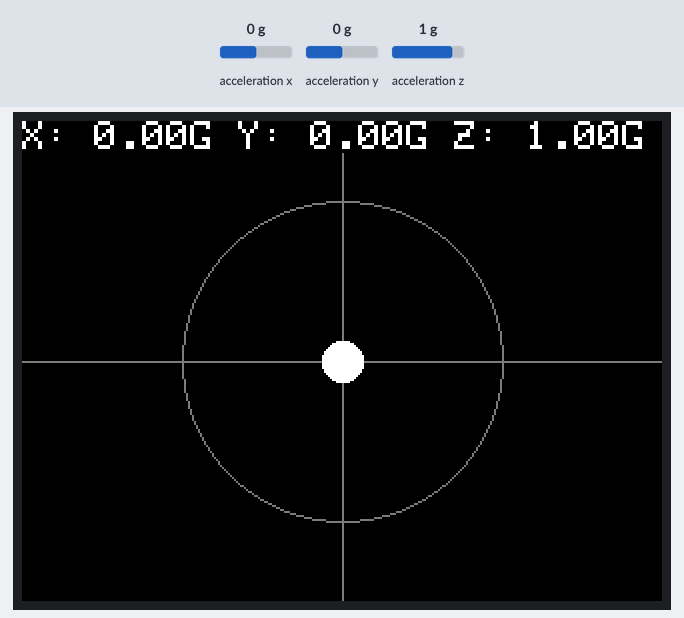
A program run on a simulated ESP32. Shown: 320×240 colour display. The inputs (shaded band) are chosen by the test bench; at power-on: acceleration x 0 g, acceleration y 0 g, acceleration z 1 g.

Above: at 1.4 s.
1.5 s: acceleration x set to -1.4 g
At 2.9 s:
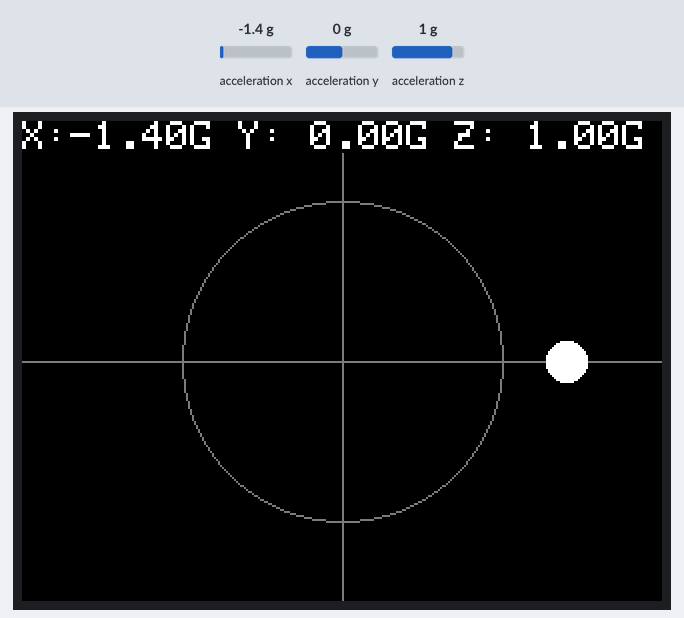
4.5 s: acceleration y set to -1.4 g
At 5.2 s:
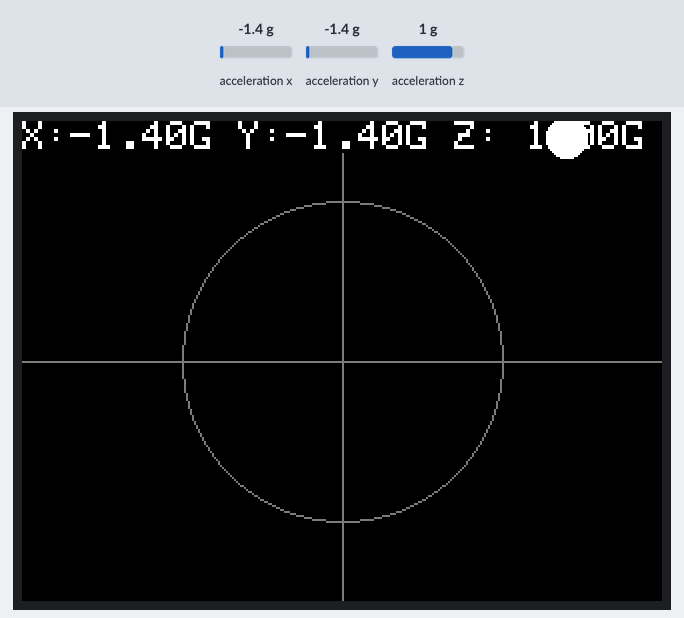
7.5 s: acceleration z set to -1.4 g
10.5 s: acceleration x set to -0.8 g
At 12.0 s:
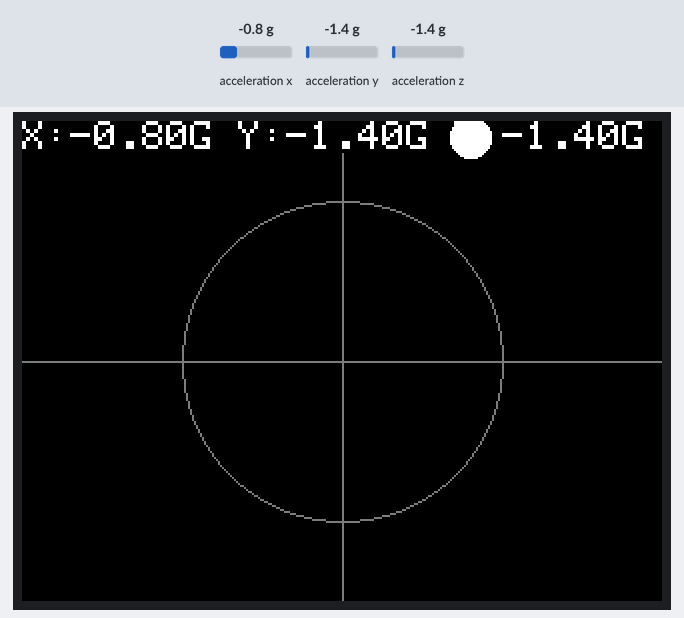
Timing chart, 0 to 13.5 s (numbered marks = the images above; inputs shaded):
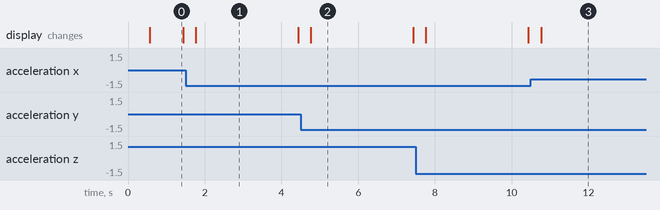

Measured:
- after the input at 1.5 s, the display: changes after 0.27 s (image 1)
- after the input at 4.5 s, the display: changes after 0.27 s (image 2)
- after the input at 10.5 s, the display: changes after 0.26 s (image 3)
- what the display in image 0 shows lasts 0.8 s, from 0.6 s to 1.4 s
- what the display in image 1 shows lasts 2.6 s, from 1.8 s to 4.4 s

The program:

main.cpp
```cpp
#define M5STACK_MPU6886

#include <M5Stack.h>

void setup() {
  M5.begin();
  M5.Power.begin();
  M5.IMU.Init();

  M5.Lcd.fillScreen(BLACK);
  M5.Lcd.setTextSize(2);
}

void loop() {
  float acc_x = 0.0;
  float acc_y = 0.0;
  float acc_z = 0.0;
  M5.IMU.getAccelData(&acc_x, &acc_y, &acc_z);

  // LCD 表示
  M5.Lcd.setCursor(0, 0);
  M5.Lcd.printf("X:%5.2fG Y:%5.2fG Z:%5.2fG", acc_x, acc_y, acc_z);

  M5.Lcd.fillRect(0, 16, 320, 224, BLACK);
  M5.Lcd.drawLine(0, 120, 320, 120, TFT_DARKGREY);
  M5.Lcd.drawLine(160, 16, 160, 240, TFT_DARKGREY);
  M5.Lcd.drawCircle(160, 120, 80, TFT_DARKGREY);
  int x = map(acc_x * 100, -1 * 100, 1 * 100, 240, 80);
  int y = map(acc_y * 100, -1 * 100, 1 * 100, 40, 200);
  M5.Lcd.fillCircle(x, y, 10, WHITE);

  delay(1);
}
```
